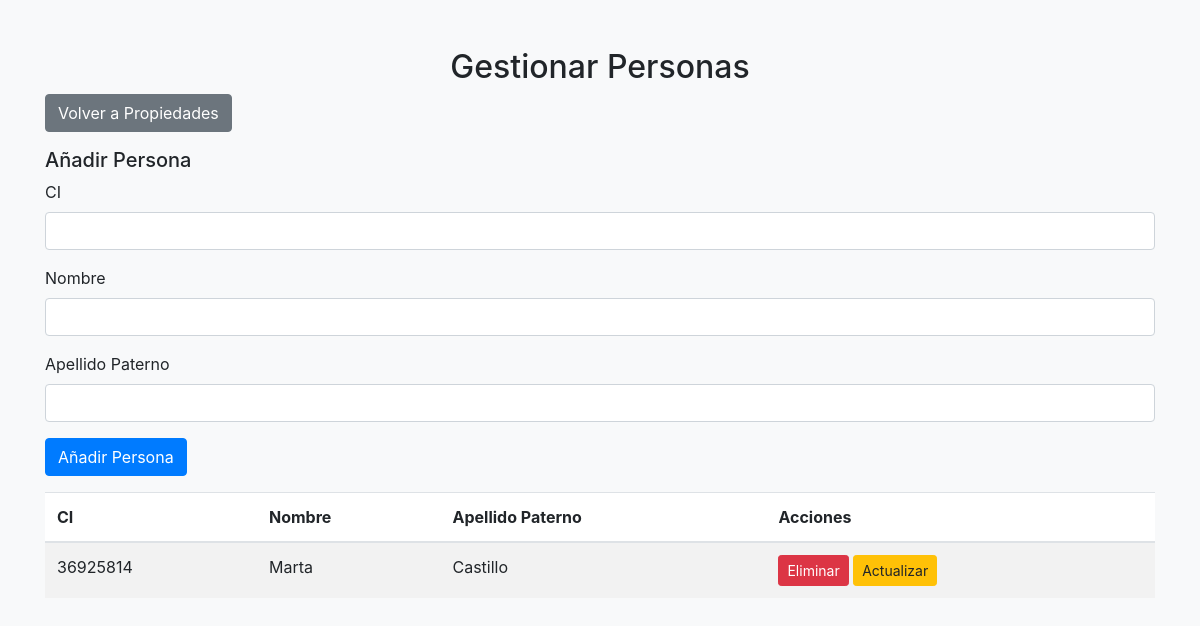
Page /1Examen324/pregunta2/personas.php?id=138 (signed in) on the committed database.
### tables this page shows
CREATE TABLE `persona` (
  `ci` int(11) NOT NULL,
  `nombre` varchar(100) DEFAULT NULL,
  `paterno` varchar(100) DEFAULT NULL
);

### 1Examen324/pregunta2/personas.php (the view, shortened to what this page needs)
<?php
$servername = "localhost";
$username = "root";
$password = "";
$dbname = "bdalan";
$conn = new mysqli($servername, $username, $password, $dbname);
$id = $_GET['id'] ?? 0;
$personas = $conn->query("SELECT * FROM Persona WHERE ci IN (SELECT ci FROM Catastro WHERE id='$id')");
?>
<!DOCTYPE html>
<html lang="es">
<head>
    <link href="https://stackpath.bootstrapcdn.com/bootstrap/4.5.2/css/bootstrap.min.css" rel="stylesheet">
    <link href="styles.css" rel="stylesheet">
</head>
<body>
    <div class="container mt-5">
        <h2 class="text-center">Gestionar Personas</h2>
        <a href="propiedades.php" class="btn btn-secondary mb-3">Volver a Propiedades</a>
        <form method="post" class="mb-3">
            <h5>Añadir Persona</h5>
            <div class="form-group">
                <label for="ci">CI</label>
                <input type="text" class="form-control" id="ci" name="ci" required>
            </div>
            <div class="form-group">
                <label for="nombre">Nombre</label>
                <input type="text" class="form-control" id="nombre" name="nombre" required>
            </div>
            <div class="form-group">
                <label for="paterno">Apellido Paterno</label>
                <input type="text" class="form-control" id="paterno" name="paterno" required>
            </div>
            <button type="submit" class="btn btn-primary">Añadir Persona</button>
        </form>
        <table class="table table-striped">
            <thead>
                <tr>
                    <th>CI</th>
                    <th>Nombre</th>
                    <th>Apellido Paterno</th>
                    <th>Acciones</th>
                </tr>
            </thead>
            <tbody>
                <?php while ($row = $personas->fetch_assoc()): ?>
                    <tr>
                        <td><?= $row['ci']; ?></td>
                        <td><?= $row['nombre']; ?></td>
                        <td><?= $row['paterno']; ?></td>
                        <td>
                            <a href="?delete_ci=<?= $row['ci']; ?>&id=<?= $id; ?>" class="btn btn-danger btn-sm" onclick="return confirm('¿Estás seguro de eliminar esta persona?');">Eliminar</a>
                            <a href="#" class="btn btn-warning btn-sm" data-toggle="modal" data-target="#updateModal<?= $row['ci']; ?>">Actualizar</a>
                        </td>
                    </tr>
                <?php endwhile; ?>
            </tbody>
        </table>
    </div>
</body>
</html>

### 1Examen324/pregunta2/styles.css (style rules this page uses)
body { background-color: #f8f9fa; }
.btn-primary { background-color: #007bff; border-color: #007bff; }
.btn-danger { background-color: #dc3545; border-color: #dc3545; }
.table { background-color: white; }

### rows in the picture
persona: ci "36925814", nombre "Marta", paterno "Castillo"
